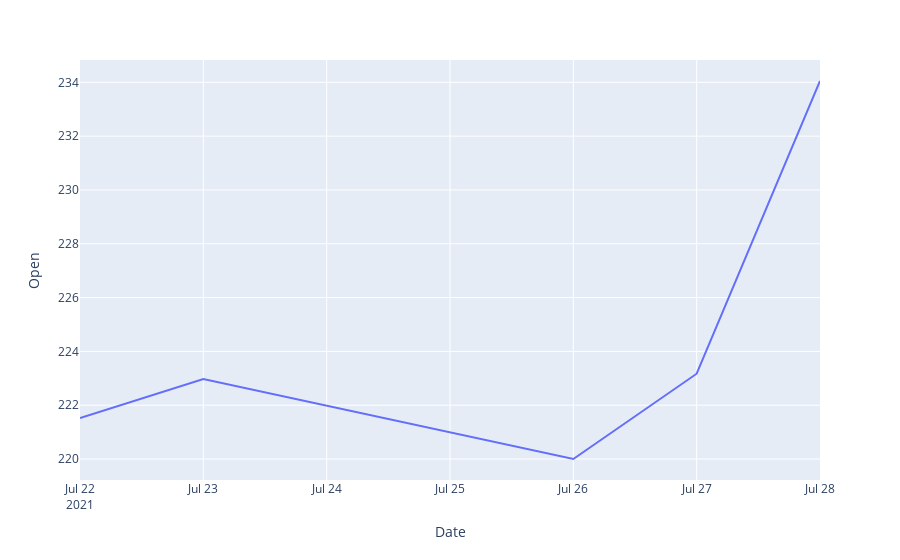

The notebook cell saved with this chart:
### Code cell
fig

### Figure 1 — Plotly figure (JSON) as saved in the notebook; plotly's stock layout.template omitted (floating-point values rounded to 4 significant figures)
{"data": [{"hovertemplate": "Date=%{x}<br>Open=%{y}<extra></extra>", "legendgroup": "", "line": {"color": "#636efa", "dash": "solid"}, "mode": "lines", "name": "", "orientation": "v", "showlegend": false, "type": "scatter", "x": ["2021-07-22T00:00:00", "2021-07-23T00:00:00", "2021-07-26T00:00:00", "2021-07-27T00:00:00", "2021-07-28T00:00:00"], "xaxis": "x", "y": [221.5, 223.0, 220, 223.2, 234.1], "yaxis": "y"}], "layout": {"legend": {"tracegroupgap": 0}, "margin": {"t": 60}, "xaxis": {"anchor": "y", "domain": [0, 1], "title": {"text": "Date"}}, "yaxis": {"anchor": "x", "domain": [0, 1], "title": {"text": "Open"}}}}
